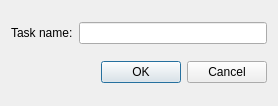
<?xml version="1.0" encoding="UTF-8"?>
<ui version="4.0">
 <class>CreateTask</class>
 <widget class="QDialog" name="CreateTask">
  <property name="geometry">
   <rect>
    <x>0</x>
    <y>0</y>
    <width>278</width>
    <height>106</height>
   </rect>
  </property>
  <property name="windowTitle">
   <string>Dialog</string>
  </property>
  <layout class="QGridLayout" name="gridLayout_2">
   <item row="0" column="0">
    <layout class="QGridLayout" name="gridLayout">
     <item row="0" column="1">
      <widget class="QLineEdit" name="lineEdit_taskName"/>
     </item>
     <item row="0" column="0">
      <widget class="QLabel" name="label">
       <property name="text">
        <string>Task name:</string>
       </property>
      </widget>
     </item>
    </layout>
   </item>
   <item row="1" column="0">
    <widget class="QDialogButtonBox" name="buttonBox">
     <property name="orientation">
      <enum>Qt::Horizontal</enum>
     </property>
     <property name="standardButtons">
      <set>QDialogButtonBox::Cancel|QDialogButtonBox::Ok</set>
     </property>
    </widget>
   </item>
  </layout>
 </widget>
 <resources/>
 <connections>
  <connection>
   <sender>buttonBox</sender>
   <signal>accepted()</signal>
   <receiver>CreateTask</receiver>
   <slot>accept()</slot>
   <hints>
    <hint type="sourcelabel">
     <x>248</x>
     <y>254</y>
    </hint>
    <hint type="destinationlabel">
     <x>157</x>
     <y>274</y>
    </hint>
   </hints>
  </connection>
  <connection>
   <sender>buttonBox</sender>
   <signal>rejected()</signal>
   <receiver>CreateTask</receiver>
   <slot>reject()</slot>
   <hints>
    <hint type="sourcelabel">
     <x>316</x>
     <y>260</y>
    </hint>
    <hint type="destinationlabel">
     <x>286</x>
     <y>274</y>
    </hint>
   </hints>
  </connection>
 </connections>
</ui>
